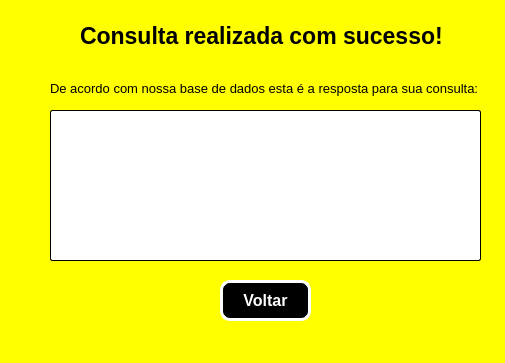
<?xml version="1.0" encoding="UTF-8"?>
<ui version="4.0">
 <class>MainWindow</class>
 <widget class="QMainWindow" name="MainWindow">
  <property name="geometry">
   <rect>
    <x>0</x>
    <y>0</y>
    <width>505</width>
    <height>363</height>
   </rect>
  </property>
  <property name="font">
   <font>
    <pointsize>10</pointsize>
   </font>
  </property>
  <property name="windowTitle">
   <string>Consulta realizada!</string>
  </property>
  <property name="styleSheet">
   <string notr="true">background-color: rgb(255, 255, 0);</string>
  </property>
  <widget class="QWidget" name="centralwidget">
   <widget class="QLabel" name="label">
    <property name="geometry">
     <rect>
      <x>80</x>
      <y>10</y>
      <width>381</width>
      <height>51</height>
     </rect>
    </property>
    <property name="font">
     <font>
      <pointsize>17</pointsize>
      <weight>75</weight>
      <bold>true</bold>
     </font>
    </property>
    <property name="text">
     <string>Consulta realizada com sucesso!</string>
    </property>
   </widget>
   <widget class="QLabel" name="label_2">
    <property name="geometry">
     <rect>
      <x>50</x>
      <y>80</y>
      <width>441</width>
      <height>16</height>
     </rect>
    </property>
    <property name="font">
     <font>
      <pointsize>10</pointsize>
     </font>
    </property>
    <property name="text">
     <string>De acordo com nossa base de dados esta é a resposta para sua consulta:</string>
    </property>
   </widget>
   <widget class="QPushButton" name="pushButton">
    <property name="geometry">
     <rect>
      <x>220</x>
      <y>280</y>
      <width>91</width>
      <height>41</height>
     </rect>
    </property>
    <property name="font">
     <font>
      <pointsize>12</pointsize>
      <weight>75</weight>
      <bold>true</bold>
     </font>
    </property>
    <property name="styleSheet">
     <string notr="true">QPushButton {
border-radius: 10px;
color: rgb(255, 255, 255);
background-color: rgb(0, 0, 0);
border-style: outset;
border-width: 3px;
}

QPushButton:hover {
background-color: #1a1a1a;
border: 2px solid #e4b94e;
color: #e4b94e;
}

</string>
    </property>
    <property name="text">
     <string>Voltar</string>
    </property>
   </widget>
   <widget class="QTextEdit" name="textEdit">
    <property name="geometry">
     <rect>
      <x>50</x>
      <y>110</y>
      <width>431</width>
      <height>151</height>
     </rect>
    </property>
    <property name="font">
     <font>
      <pointsize>11</pointsize>
     </font>
    </property>
    <property name="styleSheet">
     <string notr="true">background-color: white;
border-radius: 2px;
border-style: outset;
border-width: 1px;</string>
    </property>
    <property name="readOnly">
     <bool>true</bool>
    </property>
    <property name="html">
     <string>&lt;!DOCTYPE HTML PUBLIC &quot;-//W3C//DTD HTML 4.0//EN&quot; &quot;http://www.w3.org/TR/REC-html40/strict.dtd&quot;&gt;
&lt;html&gt;&lt;head&gt;&lt;meta name=&quot;qrichtext&quot; content=&quot;1&quot; /&gt;&lt;style type=&quot;text/css&quot;&gt;
p, li { white-space: pre-wrap; }
&lt;/style&gt;&lt;/head&gt;&lt;body style=&quot; font-family:'MS Shell Dlg 2'; font-size:11pt; font-weight:400; font-style:normal;&quot;&gt;
&lt;p style=&quot;-qt-paragraph-type:empty; margin-top:0px; margin-bottom:0px; margin-left:0px; margin-right:0px; -qt-block-indent:0; text-indent:0px; font-size:8.25pt;&quot;&gt;&lt;br /&gt;&lt;/p&gt;&lt;/body&gt;&lt;/html&gt;</string>
    </property>
   </widget>
  </widget>
  <widget class="QMenuBar" name="menubar">
   <property name="geometry">
    <rect>
     <x>0</x>
     <y>0</y>
     <width>505</width>
     <height>20</height>
    </rect>
   </property>
  </widget>
  <widget class="QStatusBar" name="statusbar"/>
 </widget>
 <resources/>
 <connections/>
</ui>
